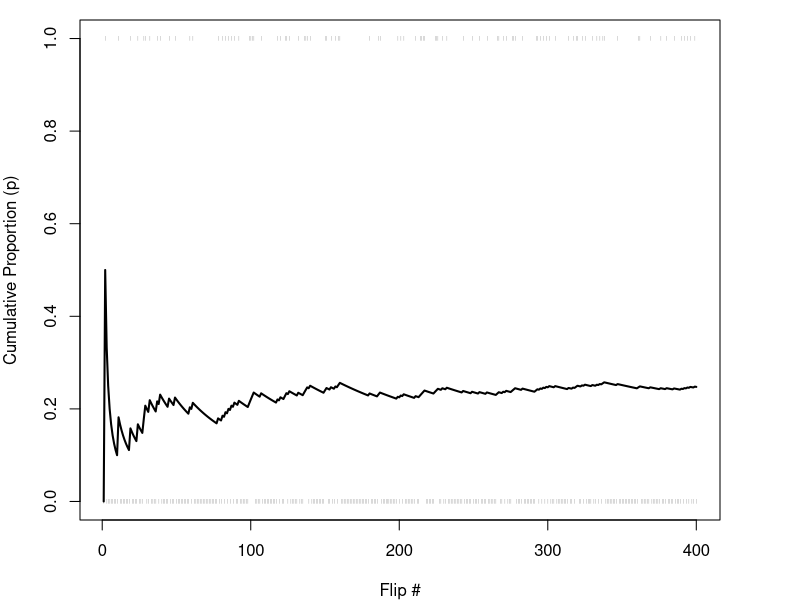
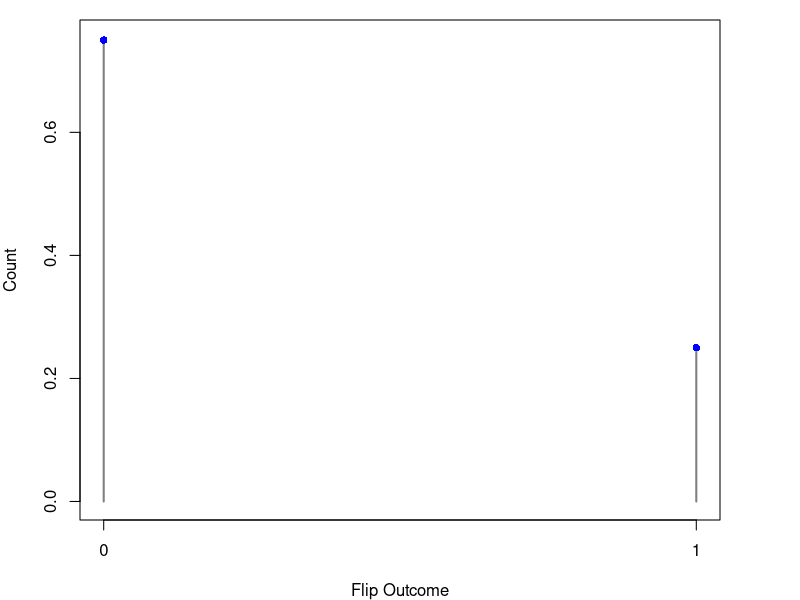
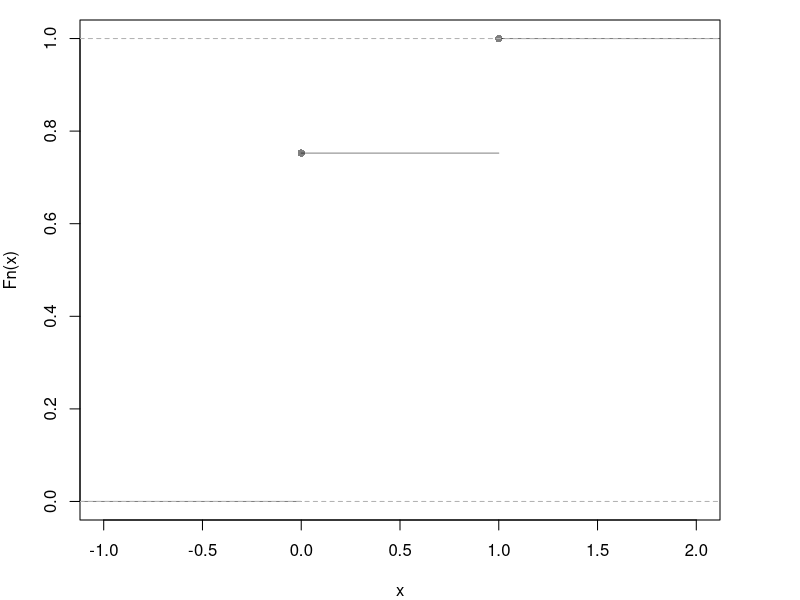
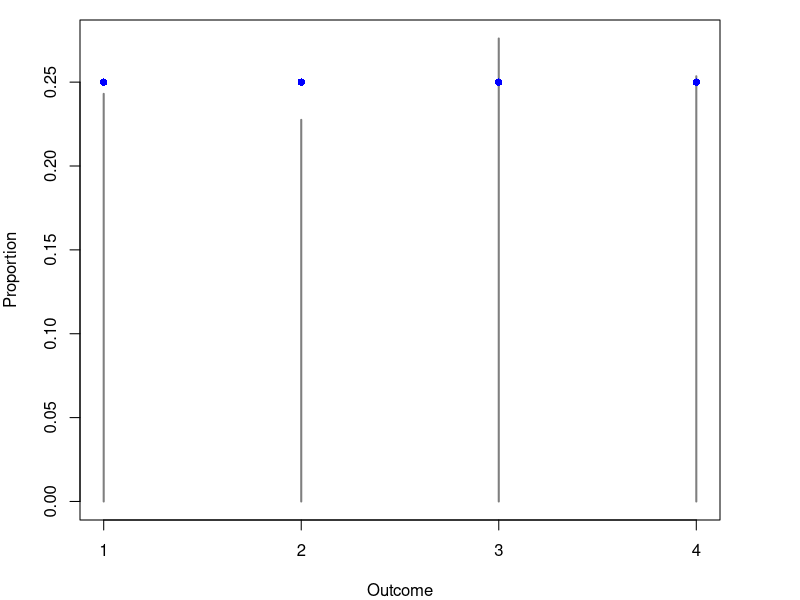
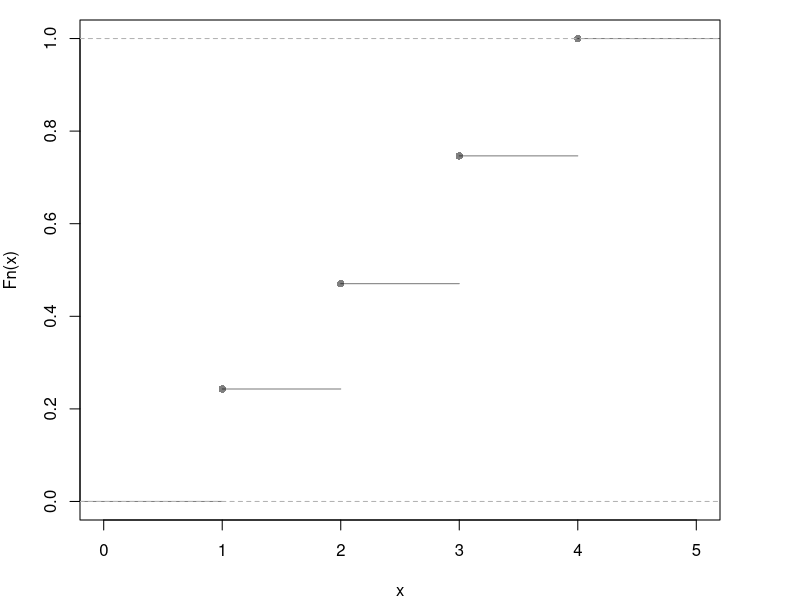
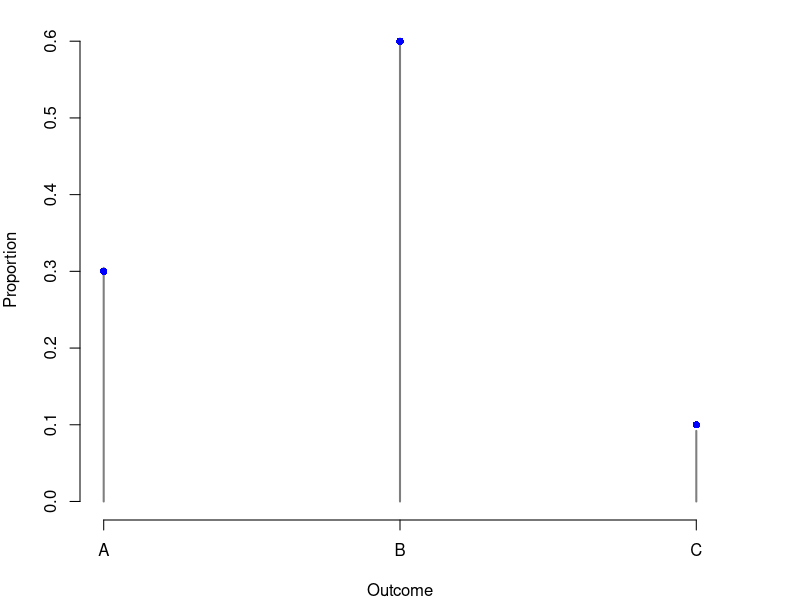
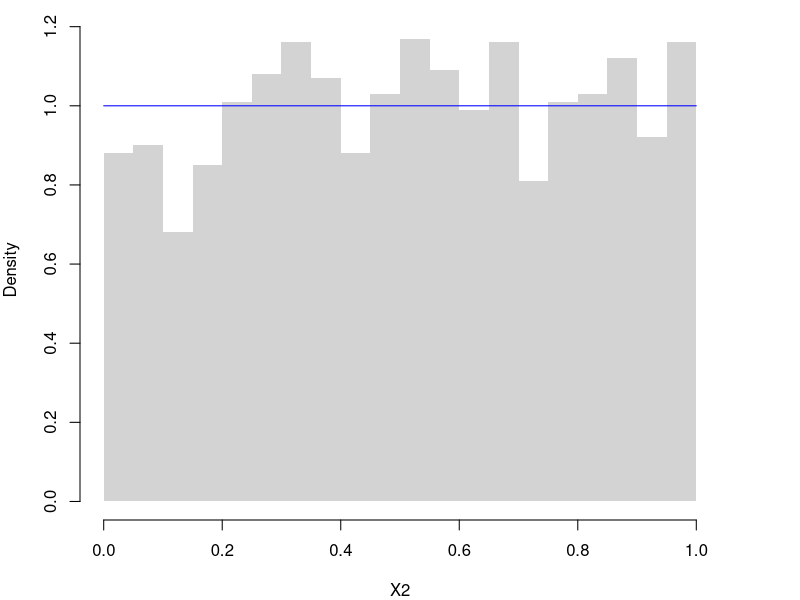
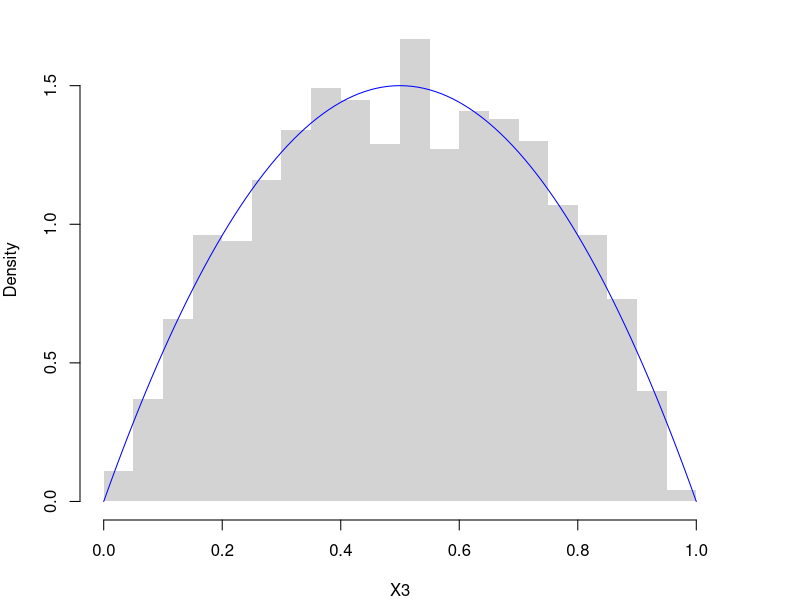

Generate these figures, in order, with R:
## ---- chunk 1
rbinom(1, 1, 0.25) # 1 Flip
rbinom(4, 1, 0.25) # 4 Flips
X0 <- rbinom(400, 1, 0.25)

# Plot Cumulative Proportion
X0_t <- seq_len(length(X0)) #head(X0_t)
X0_mt <- cumsum(X0)/X0_t #head(X0_mt)
par(mar=c(4,4,1,4))
plot(X0_t, X0_mt, type='l',
    ylab='Cumulative Proportion (p)',
    xlab='Flip #', 
    ylim=c(0,1), 
    lwd=2)
# Add individual flip outcomes
points(X0_t, X0, col=grey(0,.5),
    pch='|', cex=.3)

# Plot Long run proportions
proportions <- table(X0)/length(X0)
plot(proportions, col=grey(0,.5),
    xlab='Flip Outcome', ylab='Count', main=NA)
points(c(0,1), c(.75, .25), pch=16, col='blue') # Theoretical values

# Plot CDF
plot( ecdf(X0), pch=16, col=grey(0,.5), main=NA) #Empirical
#points(c(0,1), c(.75, 1), pch=16, col='blue') # Theoretical
## ---- chunk 2
x <- 1:4
x_probs <- rep(1/4,4)
# sample(x, 1, replace=T, prob=x_probs) # sample of 1
X1 <- sample(x, 2000, replace=T, prob=rep(1/4,4))

# Plot Long run proportions
proportions <- table(X1)/length(X1)
plot(proportions, col=grey(0,.5),
    xlab='Outcome', ylab='Proportion', main=NA)
points(x, x_probs, pch=16, col='blue') # Theoretical values

# Hist w/ Theoretical Counts
# hist(X1, breaks=50, border=NA, main=NA, ylab='Count')
# points(x, x_probs*length(X1), pch='-') 

# Alternative Plot
plot( ecdf(X1), pch=16, col=grey(0,.5), main=NA)

# Alternative Plot 2
#props <- table(X1)
#barplot(props, ylim = c(0, 0.35), ylab = "Proportion", xlab = "Value")
#abline(h = 1/4, lty = 2)
## ---- chunk 3
x <- c('A', 'B', 'C')
x_probs <- c(3,6,1)/10
sum(x_probs)
X1 <- sample(x, 2000, replace=T, prob=x_probs) # sample of 2000,

# Plot Long run proportions
proportions <- table(X1)/length(X1)
plot(proportions, col=grey(0,.5),
    xlab='Outcome', ylab='Proportion', main=NA)
points(x_probs, pch=16, col='blue') # Theoretical values

# Histogram version
# X1_alt <- X1
# X1_alt[X1_alt=='A'] <- 1
#X1_alt[X1_alt=='B'] <- 2
#X1_alt[X1_alt=='C'] <- 3
#X1_alt <- as.numeric(X1_alt)
#hist(X1_alt, breaks=50, border=NA, 
#    main=NA, ylab='Count')
#points(x, x_probs*length(X1_alt), pch=16) ## Theoretical Counts

# Alternative Plot
# plot( ecdf(X1), pch=16, col=grey(0,.5), main=NA)
## ---- chunk 4
runif(3) # 3 draws

# Empirical Density 
X2 <- runif(2000)
hist(X2, breaks=20, border=NA, main=NA, freq=F)
# Theoretical Density
x <- seq(0,1,by=.01)
fx <- dunif(x)
lines(x, fx, col='blue')

# CDF examples
punif(0.25)
1-punif(0.25)
punif(0.75) - punif(0.25)
## ---- chunk 5
X3 <- rbeta(2000,2,2) ## two shape parameters
hist(X3, breaks=20, border=NA, main=NA, freq=F)

#See the underlying probabilities
#f_25 <- dbeta(.25, 2, 2)

x <- seq(0,1,by=.01)
fx <- dbeta(x, 2, 2)
lines(x, fx, col='blue')
## ---- chunk 6
#| fig-width: 8
#| fig-height: 6
op <- par(no.readonly = TRUE); on.exit(par(op), add = TRUE)
x <- seq(0,1,by=.01)
pars <- expand.grid( c(.5,1,2), c(.5,1,2) )
par(mfrow=c(3,3))
apply(pars, 1, function(p){
    fx <- dbeta( x,p[1], p[2])
    plot(x, fx, type='l', xlim=c(0,1), ylim=c(0,4), lwd=2, col='blue')
    #hist(rbeta(2000, p[1], p[2]), breaks=50, border=NA, main=NA, freq=F)
})
title('Beta densities', outer=T, line=-1)
## ---- chunk 7
rexp(3) # 3 draws

X3 <- rexp(2000)
hist(X3, breaks=20,
    border=NA, main=NA,
    freq=F, ylim=c(0,1), xlim=c(0,10))
    
x <- seq(0,10,by=.1)
fx <- dexp(x)
lines(x, fx, col='blue')
## ---- chunk 8
rnorm(3) # 3 draws

X4 <- rnorm(2000)
hist(X4, breaks=20,
    border=NA, main=NA,
    freq=F, ylim=c(0,.4), xlim=c(-4,4))

x <- seq(-10,10,by=.025)
fx <- dnorm(x)
lines(x, fx, col='blue')
## ---- chunk 9
pnorm( c(-1.645, 1.645) )
pnorm( c(-2.326, 2.326) )
## ---- chunk 10
# Empirical Distribution
X <- USArrests$Murder
FX_hat <- ecdf(X)
plot(FX_hat, lwd=2, xlim=c(0,20),
    pch=16, col=grey(0,.5), main='')

# Two Examples of generating a random variable
p <- c(.25, .9) # pretended to be random
cols <- c(2,4)
QX_hat <- quantile(X, p, type=1)
segments(QX_hat, p, -10, p, col=cols)
segments(QX_hat, p, QX_hat, 0, col=cols)
mtext( round(QX_hat,2), 1, at=QX_hat, col=cols)

# Multiple Draws
p <- runif(3000)
QX_hat <- quantile(x, p,type=1)
QX_hat[1:5]
## ---- chunk 11
# Theoretical Quantile Function (from VGAM::qdagum)
qdagum <- function(p, scale.b=1, shape1.a, shape2.c) {
  # Quantile function (theoretically derived from the CDF)
  ans <- scale.b * (expm1(-log(p) / shape2.c))^(-1 / shape1.a)
  # Special known cases
  ans[p == 0] <- 0
  ans[p == 1] <- Inf
  # Safety Checks
  ans[p < 0] <- NaN
  ans[p > 1] <- NaN
  if(scale.b <= 0 | shape1.a <= 0 | shape2.c <= 0){ ans <- ans*NaN }
  # Return
  return(ans)
}

# Generate Random Variables (VGAM::rdagum)
rdagum <-function(n, scale.b=1, shape1.a, shape2.c){
    p <- runif(n) # generate random probabilities
    x <- qdagum(p, scale.b=scale.b, shape1.a=shape1.a, shape2.c=shape2.c) #find the inverses
    return(x)
}

# Example
set.seed(123)
X <- rdagum(3000,1,3,1)
X[1:5]
